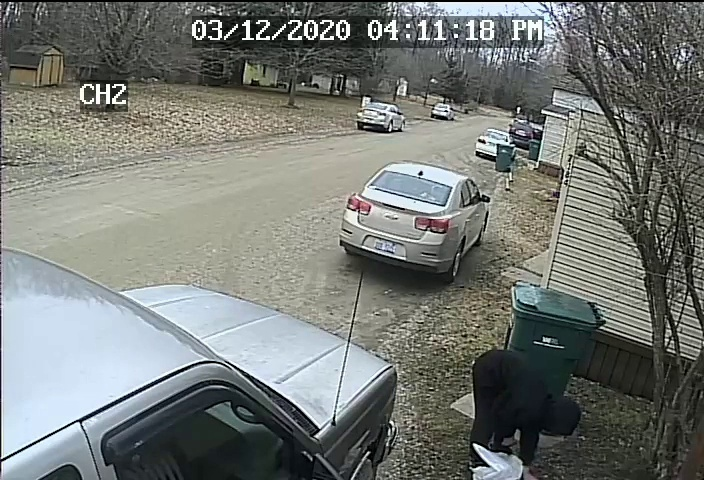
#> input picture alerts/1745753166_WhatsApp Video 2025-04-22 at 20.45.45_529ae150_crowd.jpg, 704 x 480 px
$ python -i traditional_algorithms.py   (imports and definitions only)
#> lines starting #> are read from the running program, lines starting #| are printed output that depends on the picture; after the words box and inside, x2 and y2 are one past the last pixel; in counts of white or black regions, pixels touching at a corner belong together
### vigilance_system/utils/logger.py
"""
Logging utility for the vigilance system.

This module provides a configured logger for consistent logging across the system.
"""

import os
import sys
from datetime import datetime
from loguru import logger
from typing import Optional

from vigilance_system.utils.config import config


def setup_logger(log_level: Optional[str] = None) -> None:
    """
    Configure the logger with settings from the configuration file.

    Args:
        log_level: Override the log level from config if provided
    """
    # Get logging configuration
    level = log_level or config.get('logging.level', 'INFO')
    log_file = config.get('logging.file', 'logs/vigilance.log')
    max_size = config.get('logging.max_size_mb', 10) * 1024 * 1024  # Convert to bytes
    backup_count = config.get('logging.backup_count', 5)

    # Create logs directory if it doesn't exist
    os.makedirs(os.path.dirname(log_file), exist_ok=True)

    # Remove default handler
    logger.remove()

    # Add console handler
    logger.add(
        sys.stderr,
        format="<green>{time:YYYY-MM-DD HH:mm:ss}</green> | <level>{level: <8}</level> | <cyan>{name}</cyan>:<cyan>{function}</cyan>:<cyan>{line}</cyan> - <level>{message}</level>",
        level=level,
        colorize=True
    )

    # Add file handler
    logger.add(
        log_file,
        format="{time:YYYY-MM-DD HH:mm:ss} | {level: <8} | {name}:{function}:{line} - {message}",
        level=level,
        rotation=max_size,
        retention=backup_count,
        compression="zip"
    )

    logger.info(f"Logger initialized at level {level}")


def get_logger(name: str):
    """
    Get a logger with the given name.

    Args:
        name: The name for the logger, typically the module name

    Returns:
        Logger: A configured logger instance
    """
    return logger.bind(name=name)


# Initialize logger when module is imported
setup_logger()
#> (the call stopped at in setup_logger, `level = log_level or config.get('logging.level', 'INFO')`: vigilance_system is not available in this run)

### vigilance_system/detection/traditional_algorithms.py
"""
Traditional computer vision algorithms for object detection.

This module provides implementations of traditional computer vision algorithms
for object detection, including background subtraction and HOG+SVM.
"""

import numpy as np
import cv2
from typing import List, Dict, Any, Tuple, Optional
from collections import defaultdict, deque

from vigilance_system.utils.logger import get_logger
from vigilance_system.detection.detection_types import Detection

# Initialize logger
logger = get_logger(__name__)
#> further down, picture is the input picture: shape (480, 704, 3); mean B, G, R 117.2, 121.6, 117.7


class BackgroundSubtractor:
    """Background subtraction-based object detector."""

    def __init__(self, history: int = 500, threshold: float = 16, detect_shadows: bool = True, learning_rate: float = 0.01):
        """
        Initialize the background subtractor.

        Args:
            history: Number of frames to use for background model
            threshold: Threshold for foreground detection
            detect_shadows: Whether to detect shadows
            learning_rate: Learning rate for background model update
        """
        self.history = history
        self.threshold = threshold
        self.detect_shadows = detect_shadows
        self.learning_rate = learning_rate

        # Initialize background subtractor
        self.bg_subtractor = cv2.createBackgroundSubtractorMOG2(
            history=history,
            varThreshold=threshold,
            detectShadows=detect_shadows
        )

        logger.info(f"Initialized background subtractor with history={history}, threshold={threshold}, "
                   f"detect_shadows={detect_shadows}, learning_rate={learning_rate}")

    def detect(self, frame: np.ndarray) -> List[Detection]:
        """
        Detect objects in a frame using background subtraction.

        Args:
            frame: Input frame

        Returns:
            List[Detection]: List of detections
        """
        # Apply background subtraction
        fg_mask = self.bg_subtractor.apply(frame, learningRate=self.learning_rate)
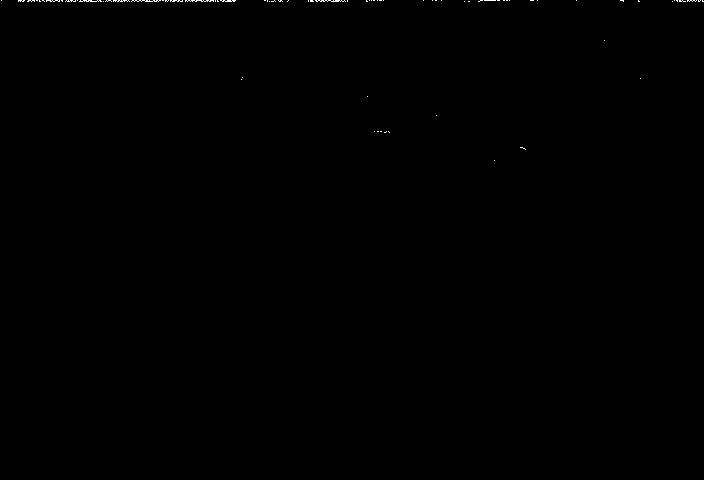
#> fg_mask: shape (480, 704); values 127 (black) and 255 (white), 0.13% white in thin lines or dots, all inside (x1, y1, x2, y2) = (1, 0, 704, 161)

        # Remove shadows (they are marked as gray in the mask)
        if self.detect_shadows:
            fg_mask = cv2.threshold(fg_mask, 127, 255, cv2.THRESH_BINARY)[1]

        # Apply morphological operations to remove noise
        kernel = cv2.getStructuringElement(cv2.MORPH_ELLIPSE, (5, 5))
        fg_mask = cv2.morphologyEx(fg_mask, cv2.MORPH_OPEN, kernel)
#> fg_mask: shape (480, 704); every value is 0
        fg_mask = cv2.morphologyEx(fg_mask, cv2.MORPH_CLOSE, kernel)

        # Find contours
        contours, _ = cv2.findContours(fg_mask, cv2.RETR_EXTERNAL, cv2.CHAIN_APPROX_SIMPLE)
#> contours = []

        # Create detections from contours
        detections = []
        for contour in contours:
            # Filter out small contours
            if cv2.contourArea(contour) < 500:
                continue

            # Get bounding box
            x, y, w, h = cv2.boundingRect(contour)

            # Create detection
            detection = Detection(
                bbox=(x, y, x+w, y+h),  # Format as (x1, y1, x2, y2) instead of (x, y, w, h)
                class_id=0,  # Default to person class
                class_name="person",
                confidence=0.8,  # Fixed confidence for background subtraction
                frame_id=0,  # Will be set by the caller
                timestamp=0.0  # Will be set by the caller
            )

            detections.append(detection)
#> this loop made 0 passes
#> after the loop, detections = []

        return detections


class HOGSVMDetector:
    """HOG+SVM-based object detector."""

    # [71 lines left out: functions __init__, detect, not called in this run]

>>> import cv2
>>> picture = cv2.imread('../../alerts/1745753166_WhatsApp Video 2025-04-22 at 20.45.45_529ae150_crowd.jpg')
>>> result = BackgroundSubtractor().detect(picture)
#> result = []
